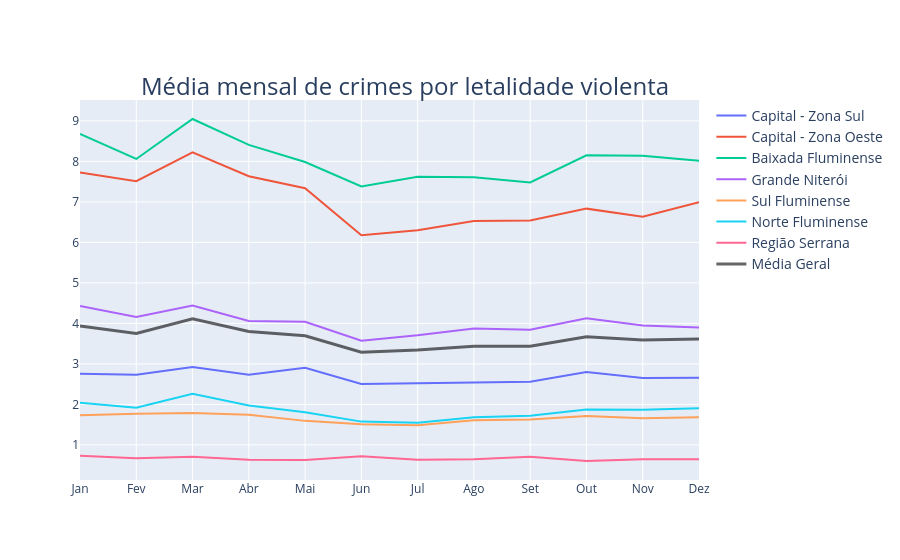

Source (notebook cell):
### Code cell
df_regiao = df_cisp_mensal.groupby(['mes', 'id_risp'])['quantidade_letalidade_violenta'].mean().reset_index()
df_geral = df_cisp_mensal.groupby(['mes'])['quantidade_letalidade_violenta'].mean().reset_index()



nomes_regioes = {
    1: 'Capital - Zona Sul',
    2: 'Capital - Zona Oeste',
    3: 'Baixada Fluminense',
    4: 'Grande Niterói',
    5: 'Sul Fluminense',
    6: 'Norte Fluminense',
    7: 'Região Serrana'
}

df_geral_plot = df_geral.copy()
df_geral_plot['id_risp'] = 'Média Geral'
df_plotly = pd.concat([df_regiao, df_geral_plot], ignore_index=True)
df_plotly['id_risp'] = df_plotly['id_risp'].replace(nomes_regioes)

meses = ['Jan', 'Fev', 'Mar', 'Abr', 'Mai', 'Jun', 'Jul', 'Ago', 'Set', 'Out', 'Nov', 'Dez']

fig = px.line(
    df_plotly, 
    x='mes', 
    y='quantidade_letalidade_violenta', 
    color='id_risp',
    markers=False,
    title='Média mensal de crimes por letalidade violenta',
    labels={'id_risp': ''}
)

# Alocação dos meses no eixo x
fig.update_layout(
    xaxis=dict(tickmode='array', tickvals=list(range(1, 13)), ticktext=meses),
    title_x=0.45,
    title_y=0.86,
    title_font_size=24,
    xaxis_title='',
    yaxis_title='',
    legend=dict(
        font=dict(size=14)
    )
)


fig.update_traces(
    line=dict(width=3, color='black'), 
    opacity=0.6,
    selector=dict(name='Média Geral')
)

fig.show()

### Figure 1 — Plotly figure (JSON) as saved in the notebook; plotly's stock layout.template omitted (floating-point values rounded to 4 significant figures)
{"data": [{"hovertemplate": "=Capital - Zona Sul<br>mes=%{x}<br>quantidade_letalidade_violenta=%{y}<extra></extra>", "legendgroup": "Capital - Zona Sul", "line": {"color": "#636efa", "dash": "solid"}, "marker": {"symbol": "circle"}, "mode": "lines", "name": "Capital - Zona Sul", "orientation": "v", "showlegend": true, "type": "scatter", "x": [1, 2, 3, 4, 5, 6, 7, 8, 9, 10, 11, 12], "xaxis": "x", "y": [2.759, 2.731, 2.921, 2.731, 2.904, 2.507, 2.525, 2.54, 2.562, 2.801, 2.65, 2.658], "yaxis": "y"}, {"hovertemplate": "=Capital - Zona Oeste<br>mes=%{x}<br>quantidade_letalidade_violenta=%{y}<extra></extra>", "legendgroup": "Capital - Zona Oeste", "line": {"color": "#EF553B", "dash": "solid"}, "marker": {"symbol": "circle"}, "mode": "lines", "name": "Capital - Zona Oeste", "orientation": "v", "showlegend": true, "type": "scatter", "x": [1, 2, 3, 4, 5, 6, 7, 8, 9, 10, 11, 12], "xaxis": "x", "y": [7.727, 7.511, 8.222, 7.634, 7.34, 6.175, 6.302, 6.529, 6.543, 6.834, 6.632, 6.992], "yaxis": "y"}, {"hovertemplate": "=Baixada Fluminense<br>mes=%{x}<br>quantidade_letalidade_violenta=%{y}<extra></extra>", "legendgroup": "Baixada Fluminense", "line": {"color": "#00cc96", "dash": "solid"}, "marker": {"symbol": "circle"}, "mode": "lines", "name": "Baixada Fluminense", "orientation": "v", "showlegend": true, "type": "scatter", "x": [1, 2, 3, 4, 5, 6, 7, 8, 9, 10, 11, 12], "xaxis": "x", "y": [8.677, 8.06, 9.047, 8.407, 7.984, 7.383, 7.624, 7.607, 7.479, 8.152, 8.14, 8.016], "yaxis": "y"}, {"hovertemplate": "=Grande Niterói<br>mes=%{x}<br>quantidade_letalidade_violenta=%{y}<extra></extra>", "legendgroup": "Grande Niterói", "line": {"color": "#ab63fa", "dash": "solid"}, "marker": {"symbol": "circle"}, "mode": "lines", "name": "Grande Niterói", "orientation": "v", "showlegend": true, "type": "scatter", "x": [1, 2, 3, 4, 5, 6, 7, 8, 9, 10, 11, 12], "xaxis": "x", "y": [4.429, 4.157, 4.442, 4.059, 4.043, 3.574, 3.708, 3.876, 3.843, 4.129, 3.947, 3.9], "yaxis": "y"}, {"hovertemplate": "=Sul Fluminense<br>mes=%{x}<br>quantidade_letalidade_violenta=%{y}<extra></extra>", "legendgroup": "Sul Fluminense", "line": {"color": "#FFA15A", "dash": "solid"}, "marker": {"symbol": "circle"}, "mode": "lines", "name": "Sul Fluminense", "orientation": "v", "showlegend": true, "type": "scatter", "x": [1, 2, 3, 4, 5, 6, 7, 8, 9, 10, 11, 12], "xaxis": "x", "y": [1.735, 1.772, 1.785, 1.745, 1.594, 1.508, 1.484, 1.61, 1.63, 1.712, 1.661, 1.68], "yaxis": "y"}, {"hovertemplate": "=Norte Fluminense<br>mes=%{x}<br>quantidade_letalidade_violenta=%{y}<extra></extra>", "legendgroup": "Norte Fluminense", "line": {"color": "#19d3f3", "dash": "solid"}, "marker": {"symbol": "circle"}, "mode": "lines", "name": "Norte Fluminense", "orientation": "v", "showlegend": true, "type": "scatter", "x": [1, 2, 3, 4, 5, 6, 7, 8, 9, 10, 11, 12], "xaxis": "x", "y": [2.039, 1.917, 2.264, 1.971, 1.808, 1.576, 1.548, 1.686, 1.72, 1.875, 1.87, 1.907], "yaxis": "y"}, {"hovertemplate": "=Região Serrana<br>mes=%{x}<br>quantidade_letalidade_violenta=%{y}<extra></extra>", "legendgroup": "Região Serrana", "line": {"color": "#FF6692", "dash": "solid"}, "marker": {"symbol": "circle"}, "mode": "lines", "name": "Região Serrana", "orientation": "v", "showlegend": true, "type": "scatter", "x": [1, 2, 3, 4, 5, 6, 7, 8, 9, 10, 11, 12], "xaxis": "x", "y": [0.7356, 0.6702, 0.7068, 0.6354, 0.6302, 0.7188, 0.6359, 0.644, 0.7065, 0.6033, 0.644, 0.6467], "yaxis": "y"}, {"hovertemplate": "=Média Geral<br>mes=%{x}<br>quantidade_letalidade_violenta=%{y}<extra></extra>", "legendgroup": "Média Geral", "line": {"color": "black", "dash": "solid", "width": 3}, "marker": {"symbol": "circle"}, "mode": "lines", "name": "Média Geral", "opacity": 0.6, "orientation": "v", "showlegend": true, "type": "scatter", "x": [1, 2, 3, 4, 5, 6, 7, 8, 9, 10, 11, 12], "xaxis": "x", "y": [3.934, 3.754, 4.112, 3.802, 3.693, 3.291, 3.346, 3.436, 3.435, 3.673, 3.588, 3.615], "yaxis": "y"}], "layout": {"legend": {"font": {"size": 14}, "title": {"text": ""}, "tracegroupgap": 0}, "title": {"font": {"size": 24}, "text": "Média mensal de crimes por letalidade violenta", "x": 0.45, "y": 0.86}, "xaxis": {"anchor": "y", "domain": [0, 1], "tickmode": "array", "ticktext": ["Jan", "Fev", "Mar", "Abr", "Mai", "Jun", "Jul", "Ago", "Set", "Out", "Nov", "Dez"], "tickvals": [1, 2, 3, 4, 5, 6, 7, 8, 9, 10, 11, 12], "title": {"text": ""}}, "yaxis": {"anchor": "x", "domain": [0, 1], "title": {"text": ""}}}}
